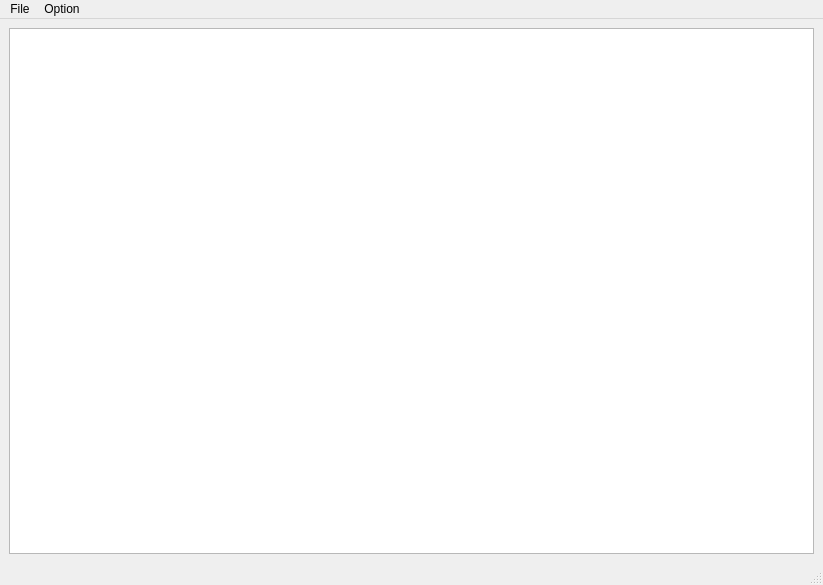
<?xml version="1.0" encoding="UTF-8"?>
<ui version="4.0">
 <class>MainWindow</class>
 <widget class="QMainWindow" name="MainWindow">
  <property name="geometry">
   <rect>
    <x>0</x>
    <y>0</y>
    <width>823</width>
    <height>585</height>
   </rect>
  </property>
  <property name="windowTitle">
   <string>MainWindow</string>
  </property>
  <widget class="QWidget" name="centralwidget">
   <layout class="QGridLayout" name="gridLayout">
    <item row="0" column="0">
     <widget class="QPlainTextEdit" name="plainTextEdit">
      <property name="lineWrapMode">
       <enum>QPlainTextEdit::NoWrap</enum>
      </property>
     </widget>
    </item>
   </layout>
  </widget>
  <widget class="QMenuBar" name="menubar">
   <property name="geometry">
    <rect>
     <x>0</x>
     <y>0</y>
     <width>823</width>
     <height>29</height>
    </rect>
   </property>
   <widget class="QMenu" name="menuFile">
    <property name="title">
     <string>File</string>
    </property>
    <addaction name="actionOpen"/>
    <addaction name="actionSave"/>
   </widget>
   <widget class="QMenu" name="menuOption">
    <property name="title">
     <string>Option</string>
    </property>
    <widget class="QMenu" name="menuFont_Size">
     <property name="title">
      <string>Font Size</string>
     </property>
     <addaction name="action12pt"/>
     <addaction name="action18pt"/>
     <addaction name="action24pt"/>
    </widget>
    <addaction name="menuFont_Size"/>
   </widget>
   <addaction name="menuFile"/>
   <addaction name="menuOption"/>
  </widget>
  <widget class="QStatusBar" name="statusbar"/>
  <action name="actionOpen">
   <property name="text">
    <string>Open</string>
   </property>
  </action>
  <action name="actionSave">
   <property name="text">
    <string>Save</string>
   </property>
   <property name="font">
    <font>
     <family>Consolas</family>
    </font>
   </property>
  </action>
  <action name="action12pt">
   <property name="text">
    <string>12pt</string>
   </property>
  </action>
  <action name="action18pt">
   <property name="text">
    <string>18pt</string>
   </property>
  </action>
  <action name="action24pt">
   <property name="text">
    <string>24pt</string>
   </property>
  </action>
 </widget>
 <resources/>
 <connections/>
</ui>
